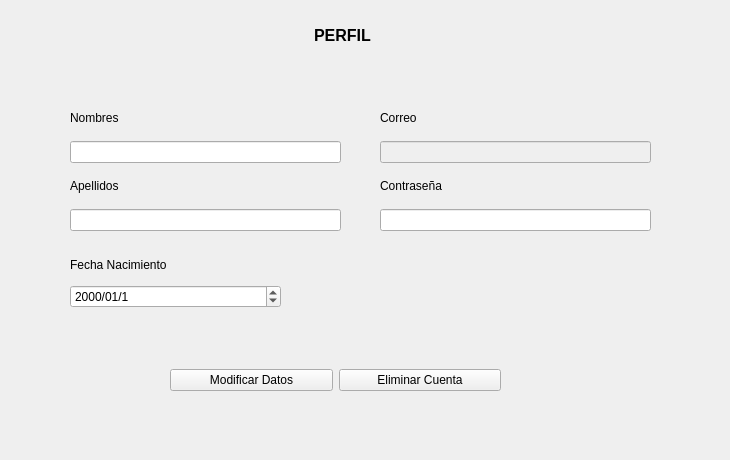
<?xml version="1.0" encoding="UTF-8"?>
<ui version="4.0">
 <class>WidgetPerfil</class>
 <widget class="QWidget" name="WidgetPerfil">
  <property name="geometry">
   <rect>
    <x>0</x>
    <y>0</y>
    <width>730</width>
    <height>460</height>
   </rect>
  </property>
  <property name="windowTitle">
   <string>Form</string>
  </property>
  <widget class="QLabel" name="label">
   <property name="geometry">
    <rect>
     <x>282</x>
     <y>20</y>
     <width>121</width>
     <height>31</height>
    </rect>
   </property>
   <property name="text">
    <string>&lt;html&gt;&lt;head/&gt;&lt;body&gt;&lt;p align=&quot;center&quot;&gt;&lt;span style=&quot; font-size:12pt; font-weight:700;&quot;&gt;PERFIL&lt;/span&gt;&lt;/p&gt;&lt;/body&gt;&lt;/html&gt;</string>
   </property>
  </widget>
  <widget class="QWidget" name="layoutWidget">
   <property name="geometry">
    <rect>
     <x>70</x>
     <y>250</y>
     <width>211</width>
     <height>58</height>
    </rect>
   </property>
   <layout class="QVBoxLayout" name="verticalLayout_5">
    <item>
     <widget class="QLabel" name="label_6">
      <property name="text">
       <string>Fecha Nacimiento</string>
      </property>
     </widget>
    </item>
    <item>
     <widget class="QDateEdit" name="birthDay">
      <property name="displayFormat">
       <string>yyyy/MM/d</string>
      </property>
     </widget>
    </item>
   </layout>
  </widget>
  <widget class="QWidget" name="layoutWidget">
   <property name="geometry">
    <rect>
     <x>380</x>
     <y>100</y>
     <width>271</width>
     <height>131</height>
    </rect>
   </property>
   <layout class="QVBoxLayout" name="verticalLayout_6">
    <item>
     <layout class="QVBoxLayout" name="verticalLayout_4">
      <item>
       <widget class="QLabel" name="label_5">
        <property name="text">
         <string>Correo</string>
        </property>
       </widget>
      </item>
      <item>
       <widget class="QLineEdit" name="txt_Correo">
        <property name="enabled">
         <bool>false</bool>
        </property>
       </widget>
      </item>
     </layout>
    </item>
    <item>
     <layout class="QVBoxLayout" name="verticalLayout_3">
      <item>
       <widget class="QLabel" name="label_4">
        <property name="text">
         <string>Contraseña</string>
        </property>
       </widget>
      </item>
      <item>
       <widget class="QLineEdit" name="txt_Pass"/>
      </item>
     </layout>
    </item>
   </layout>
  </widget>
  <widget class="QWidget" name="layoutWidget">
   <property name="geometry">
    <rect>
     <x>70</x>
     <y>100</y>
     <width>271</width>
     <height>131</height>
    </rect>
   </property>
   <layout class="QVBoxLayout" name="verticalLayout_7">
    <item>
     <layout class="QVBoxLayout" name="verticalLayout">
      <item>
       <widget class="QLabel" name="label_2">
        <property name="text">
         <string>Nombres</string>
        </property>
       </widget>
      </item>
      <item>
       <widget class="QLineEdit" name="txt_nombre"/>
      </item>
     </layout>
    </item>
    <item>
     <layout class="QVBoxLayout" name="verticalLayout_2">
      <item>
       <widget class="QLabel" name="label_3">
        <property name="text">
         <string>Apellidos</string>
        </property>
       </widget>
      </item>
      <item>
       <widget class="QLineEdit" name="txt_Apellidos"/>
      </item>
     </layout>
    </item>
   </layout>
  </widget>
  <widget class="QWidget" name="layoutWidget">
   <property name="geometry">
    <rect>
     <x>170</x>
     <y>360</y>
     <width>331</width>
     <height>41</height>
    </rect>
   </property>
   <layout class="QHBoxLayout" name="horizontalLayout">
    <item>
     <widget class="QPushButton" name="btn_UpdateData">
      <property name="text">
       <string>Modificar Datos</string>
      </property>
     </widget>
    </item>
    <item>
     <widget class="QPushButton" name="btn_DeleteUser">
      <property name="text">
       <string>Eliminar Cuenta</string>
      </property>
     </widget>
    </item>
   </layout>
  </widget>
 </widget>
 <resources/>
 <connections/>
</ui>
